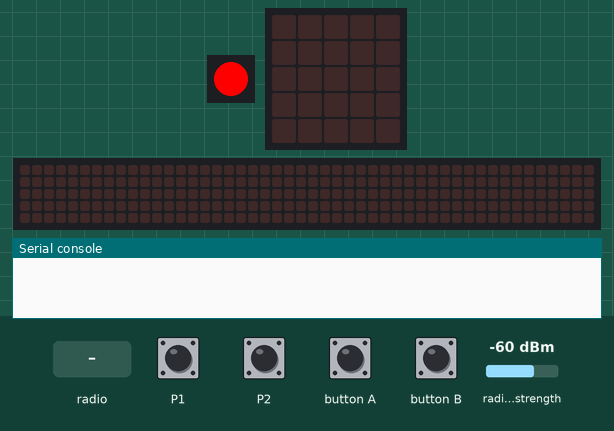
Bench run of a program on a simulated Calliope mini (MakeCode). On the bench: 1 RGB LEDs in strip order, left to right, the board's 5×5 LED display, a strip that is not on the board, showing the scrolling text unrolled, the last lines printed to the serial console. Inputs (shaded band) come from the test bench; at power-on: radio signal strength -60 dBm. No radio messages arrive unless stated (any console line starting 'radio sent:' is added by the test bench); the 48×5 strip is a reading aid, not a part: it shows the text the display is scrolling, unrolled, one strip-width of it at a time.

Above: at 1.2 s.
1.3 s: button A pressed for 0.15 s
At 2.6 s:
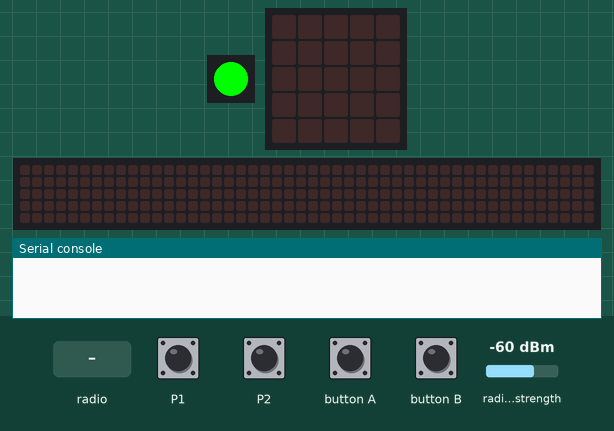
2.9 s: radio message "2" arrives
At 6.27 s:
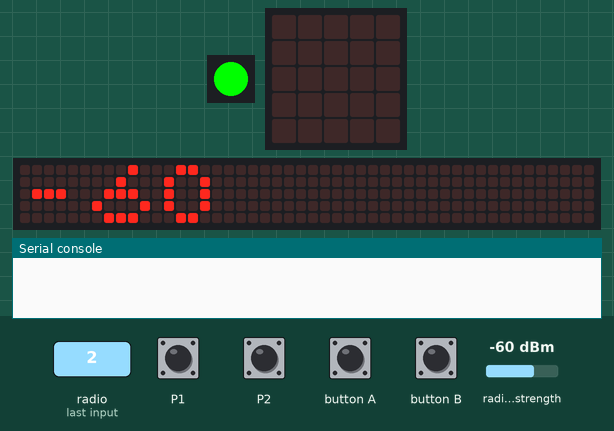
8.9 s: button A pressed for 0.15 s
At 9.8 s:
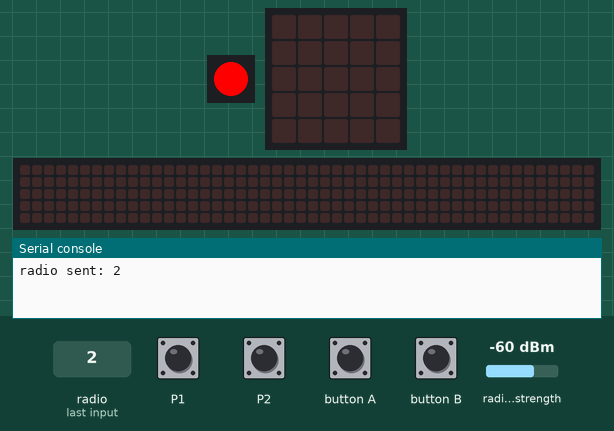
10.5 s: button A pressed for 0.15 s
At 11.1 s:
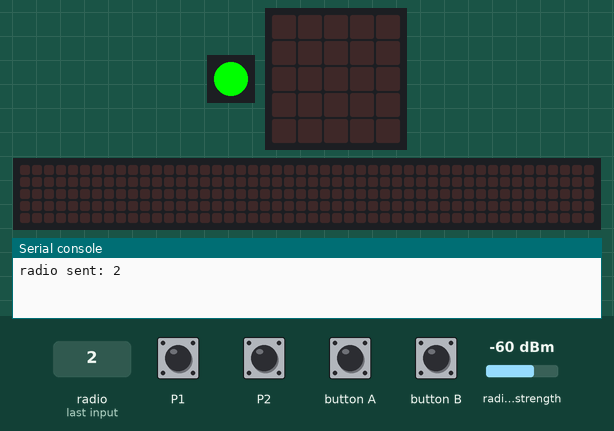
12.1 s: radio message "0" arrives
At 12.25 s:
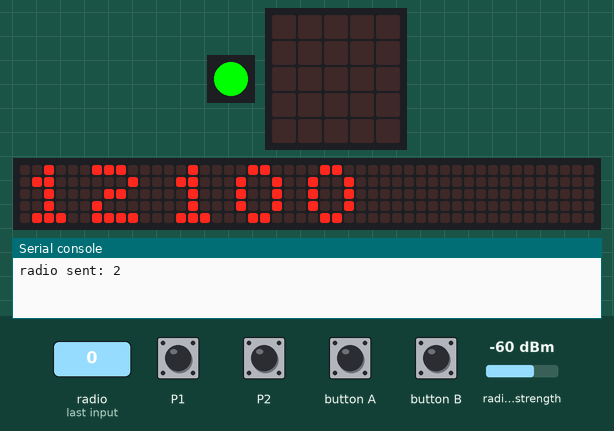
Timing chart, 0 to 15.1 s (numbered marks = the images above; inputs shaded):
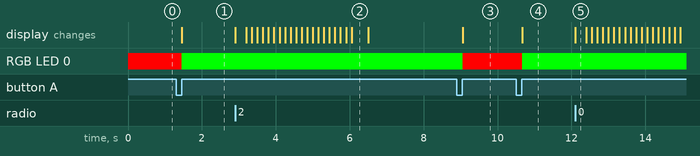

Measured:
- after the input at 1.3 s, RGB LED 0: RGB(255, 0, 0) → RGB(0, 255, 0) after 0.16 s
- after the input at 2.9 s, the display: changes at once (image 2)
- after the input at 8.9 s, RGB LED 0: RGB(0, 255, 0) → RGB(255, 0, 0) after 0.16 s
- after the input at 10.5 s, RGB LED 0: RGB(255, 0, 0) → RGB(0, 255, 0) after 0.16 s
- after the input at 12.1 s, the display: changes at once (image 5)
- what the display in image 2 shows lasts 0.4 s, from 6.1 s to 6.5 s

The program:

main.ts
```typescript
radio.onReceivedNumber(function (receivedNumber) {
    if (Modus == 1) {
        basic.showNumber(radio.receivedPacket(receivedNumber))
        basic.pause(3000)
        basic.clearScreen()
        radio.sendNumber(receivedNumber)
    }
})
input.onPinTouchEvent(TouchPin.P1, input.buttonEventDown(), function () {
    radio.sendNumber(0 - 1)
})
input.onButtonEvent(Button.A, input.buttonEventClick(), function () {
    if (Modus == 0) {
        Modus = 1
    } else {
        Modus = 0
    }
})
input.onButtonEvent(Button.B, input.buttonEventClick(), function () {
    if (Modus == 0) {
        radio.sendNumber(3)
    }
})
input.onPinTouchEvent(TouchPin.P0, input.buttonEventDown(), function () {
    radio.sendNumber(0 + 1)
})
input.onPinTouchEvent(TouchPin.P2, input.buttonEventDown(), function () {
    radio.sendNumber(2)
})
let Modus = 0
Modus = 0
radio.setGroup(97)
radio.setTransmitPower(7)
basic.forever(function () {
    if (Modus == 0) {
        basic.setLedColor(0xff0000)
    } else {
        basic.setLedColor(0x00ff00)
    }
})
```

test.ts
```typescript
// Hier kann man Tests durchführen; diese Datei wird nicht kompiliert, wenn dieses Paket als Erweiterung verwendet wird.
```
